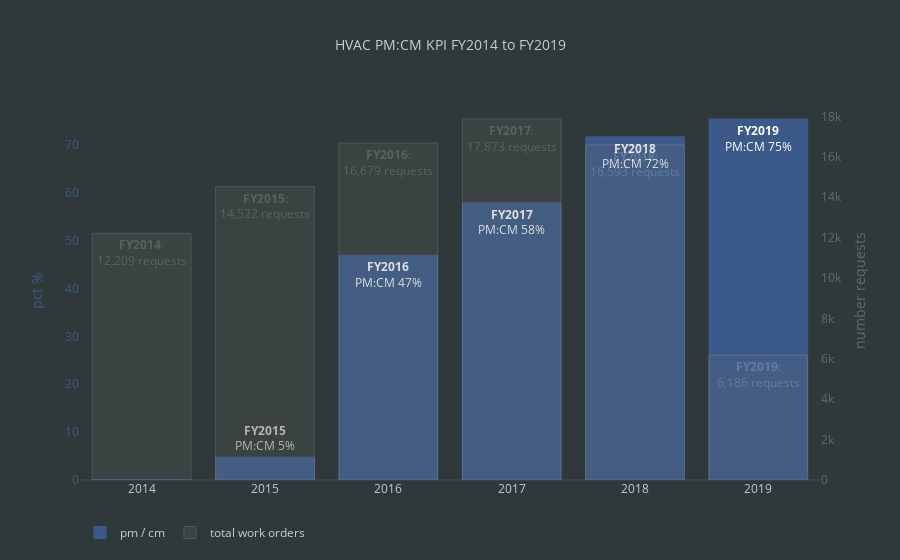

The cell this chart's notebook holds for it:
### Code cell
pyo.iplot(make_pm_to_cm_stacked_bar_chart())

### Figure 1 — Plotly figure (JSON) as saved in the notebook; plotly's stock layout.template omitted (floating-point values rounded to 4 significant figures)
{"data": [{"hoverinfo": "text", "marker": {"color": "#3c5a89", "line": {"color": "#3c5a89", "width": 1}}, "name": "pm / cm", "text": ["<b>FY2014</b><br>PM:CM 0%", "<b>FY2015</b><br>PM:CM 5%", "<b>FY2016</b><br>PM:CM 47%", "<b>FY2017</b><br>PM:CM 58%", "<b>FY2018</b><br>PM:CM 72%", "<b>FY2019</b><br>PM:CM 75%"], "type": "bar", "uid": "f4ebac1f-e76e-45da-9255-7a9f9f73bacf", "x": [2014, 2015, 2016, 2017, 2018, 2019], "y": [0, 4.769, 46.94, 57.87, 71.66, 75.38]}, {"hoverinfo": "text", "marker": {"color": "#656969", "line": {"color": "#CCCCCC", "width": 1}}, "name": "total work orders", "opacity": 0.2, "text": ["<b>FY2014</b>:<br>12,209 requests", "<b>FY2015</b>:<br>14,522 requests", "<b>FY2016</b>:<br>16,679 requests", "<b>FY2017</b>:<br>17,873 requests", "<b>FY2018</b>:<br>16,593 requests", "<b>FY2019</b>:<br>6,186 requests"], "type": "bar", "uid": "9a0b6bd9-b664-4172-9675-901197352ea4", "x": [2014, 2015, 2016, 2017, 2018, 2019], "y": [12209, 14522, 16679, 17873, 16593, 6186], "yaxis": "y2"}], "layout": {"font": {"color": "#CCCCCC"}, "hovermode": "closest", "legend": {"orientation": "h"}, "paper_bgcolor": "#303939", "plot_bgcolor": "#303939", "title": " HVAC PM:CM KPI FY2014 to FY2019", "titlefont": {"color": "#CCCCCC", "size": 14}, "yaxis": {"showgrid": false, "tickfont": {"color": "#3c5a89"}, "title": "pct %", "titlefont": {"color": "#3c5a89"}}, "yaxis2": {"overlaying": "y", "showgrid": false, "side": "right", "tickfont": {"color": "#656969"}, "title": "number requests", "titlefont": {"color": "#656969"}}}}
